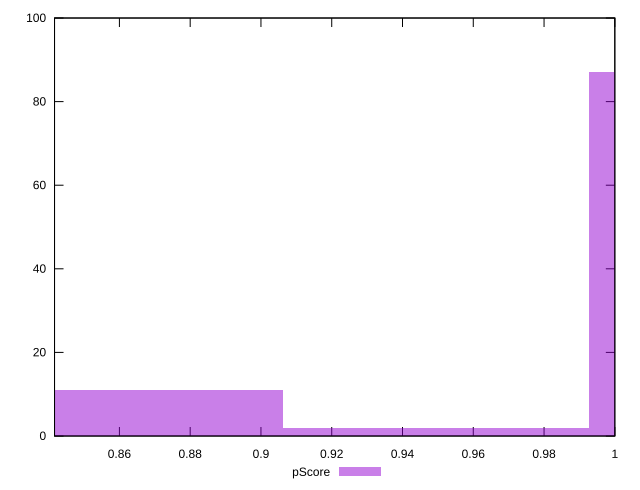

Here is the gnuplot script that generated this plot:
reset

$pScore <<EOF
1.0357230858198458 87
0.8631025715165381 11
0.949412828668192 2
EOF

set key outside below
set boxwidth 0.08631025715165382
set xrange [0.8416666666666667:1]
set yrange [0:100]
set trange [0:100]
set style fill transparent solid 0.5 noborder
set terminal svg size 640, 490 enhanced background rgb 'white'
set output "report_00013_2021-02-09T12-04-24.940Z/unminified-css/samples/pages+cached/pScore/histogram.svg"

plot $pScore title "pScore" with boxes

reset
